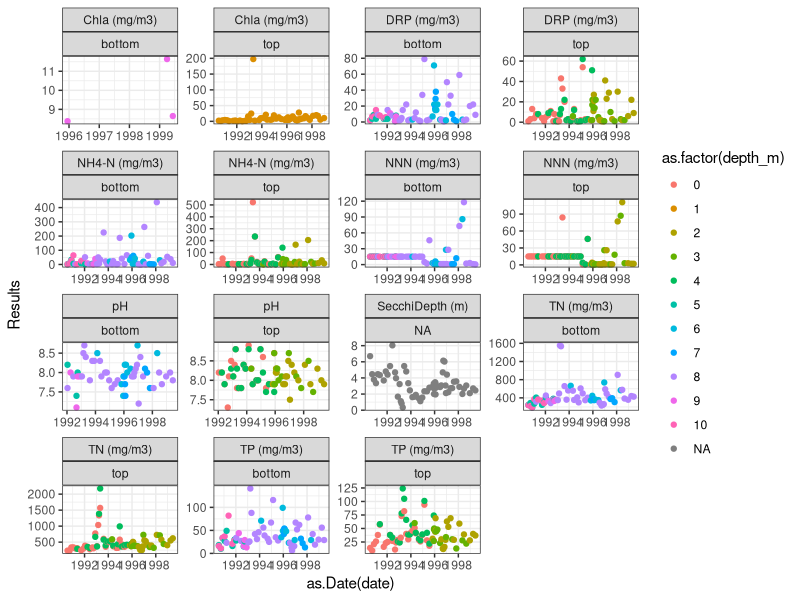
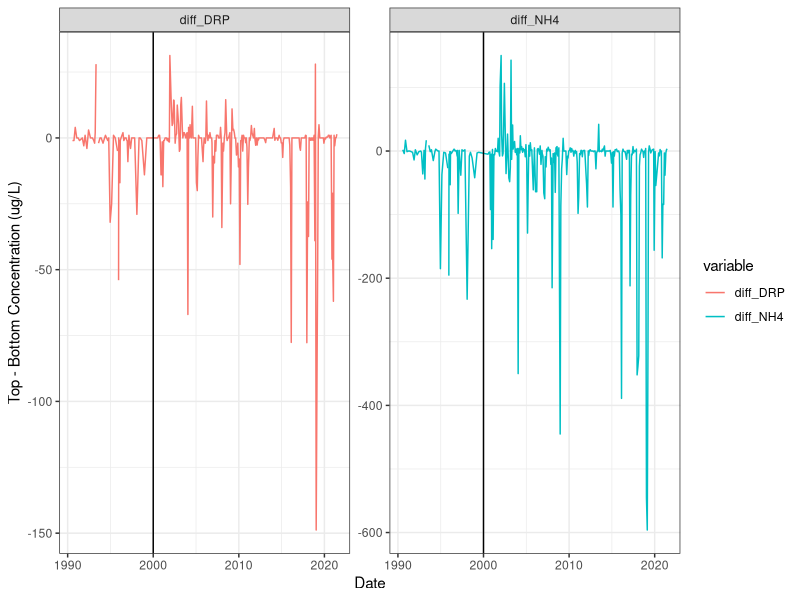

The R source for these figures, in order:
# calculate difference between surface and bottom nutrients back to 1991
library(tidyverse)
library(readxl)

#################################################################################
# bottom nutrients from Lake_Rotoehu
nuts <- read_excel('./data/raw_data/Rotoehu_1990_1999_PaulScholes.xlsx')
nuts$Date <- as.POSIXct(nuts$Date)
nuts <- nuts %>% 
  rename(date = Date,
         depth_m = DepthFrom) %>% 
  select(date, depth_m, Unit, Results) %>% 
  mutate(depth_m = round(depth_m))
table(nuts$depth_m)

nuts <- nuts %>% 
 # filter(depth_m %in% depths) %>% 
  mutate(location = ifelse(depth_m < 5, 'top', 'bottom'))
  
ggplot(nuts, aes(x = as.Date(date), y = Results, color = as.factor(depth_m))) +
  geom_point() +
  facet_wrap(Unit~location, scales ='free') +
  theme_bw()

nuts_f <- nuts %>% 
  distinct(date, location, Unit, .keep_all = TRUE)

nuts_wide <- nuts_f %>% 
  dplyr::select(-depth_m) %>% 
  pivot_wider(names_from = c('Unit', 'location'), values_from = 'Results') %>% 
  select(date, `DRP (mg/m3)_top`, `DRP (mg/m3)_bottom`, `NH4-N (mg/m3)_top`, `NH4-N (mg/m3)_bottom`) %>% 
  rename(DRP_mgm3_top = `DRP (mg/m3)_top`,
         DRP_mgm3_bottom = `DRP (mg/m3)_bottom`,
         NH4_mgm3_top = `NH4-N (mg/m3)_top`,
         NH4_mgm3_bottom = `NH4-N (mg/m3)_bottom`) %>% 
  mutate(month = month(date)) 



##############################################################################
## combine with 2001 and later data
dat <- read.csv("./data/processed_data/rotoehu_waterquality_2000_2021.csv")
dat$date <- as.Date(dat$date)

dat <- dat %>% 
  select(date, top_DRP_ugL, bottom_DRP_ugL, top_NH4_ugL,  bottom_NH4_ugL) %>% 
  rename(DRP_mgm3_top = top_DRP_ugL,
         DRP_mgm3_bottom = bottom_DRP_ugL,
         NH4_mgm3_top = top_NH4_ugL,
         NH4_mgm3_bottom = bottom_NH4_ugL)

nuts_all <- full_join(nuts_wide, dat, by = c('date', 'DRP_mgm3_top', 'DRP_mgm3_bottom', 'NH4_mgm3_top', 'NH4_mgm3_bottom'))

nuts_all <- nuts_all %>% 
  mutate(diff_DRP = DRP_mgm3_top - DRP_mgm3_bottom,
         diff_NH4 = NH4_mgm3_top - NH4_mgm3_bottom)
######
nuts_all %>% 
  pivot_longer(diff_DRP:diff_NH4, names_to = 'variable', values_to = 'value') %>% 
  ggplot(aes(x = as.Date(date), y = value, color = variable)) +
  geom_line() +
  facet_wrap(~variable, scales = 'free_y') +
  theme_bw() +
  xlab('Date') +
  ylab('Top - Bottom Concentration (ug/L)') +
  geom_vline(aes(xintercept = as.Date('2000-01-01')))




